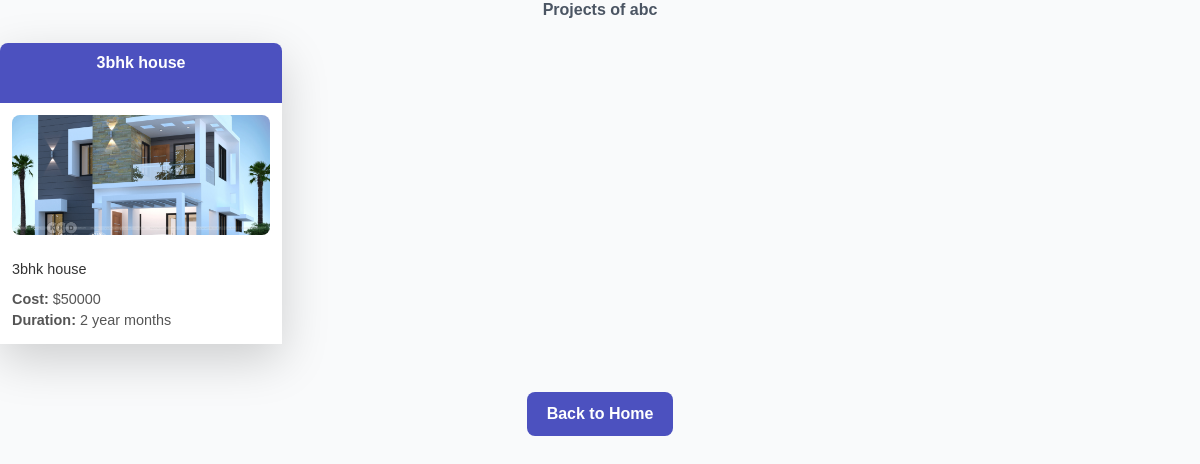
Page /view_projects/2/projects/ on the committed database.
### realapp/models.py (models this page shows, shortened)
class Construction(models.Model):
    name = models.CharField(max_length=255)
    address = models.CharField(max_length=500)
    phone_no = models.CharField(max_length=15)
    email = models.EmailField()
    website = models.URLField(blank=True, null=True)
    established_date = models.DateField()
    license_no = models.CharField(max_length=100, unique=True)
    password=models.CharField(max_length=10)

class Upldprojects(models.Model):
    company=models.ForeignKey(Construction,on_delete=models.CASCADE)
    project_description=models.CharField(max_length=225)
    project_cost=models.CharField(max_length=25)
    project_duration=models.CharField(max_length=25)
    project_image=models.ImageField(upload_to='images/')
    created_at=models.DateTimeField(auto_now_add=True)

### realapp/views.py (the view)
# urls.py: path('view_projects/<int:cid>/projects/', views.view_projects, name='view_projects'),
def view_projects(request, cid):
    constructor = get_object_or_404(Construction, id=cid)
    projects = Upldprojects.objects.filter(company=constructor)
    return render(request, 'view_projects.html', {'constructor': constructor, 'projects': projects})

### realapp/templates/view_projects.html (shortened to what this page needs)
<!DOCTYPE html>
<html lang="en">
<head>
    <script src="https://cdn.tailwindcss.com"></script>
    <link href="https://cdn.jsdelivr.net/npm/bootstrap@5.3.0-alpha1/dist/css/bootstrap.min.css" rel="stylesheet">
</head>
<body>
        <div class="text-center mb-4">
            <h1 class="font-bold text-gray-600">Projects of {{ constructor.name }}</h1>
        </div>
        <div class="row row-cols-1 row-cols-sm-2 row-cols-md-3 row-cols-lg-4 g-4">
            {% for project in projects %}
                <div class="col">
                    <div class="project-card shadow-lg">
                        <div class="project-header text-white">
                            <h2 class="font-bold">{{ project.project_description }}</h2>
                        </div>
                        <div class="project-body">
                            <img src="{{ project.project_image.url }}" alt="Project Image" class="project-image mb-4">
                            <p class="project-description">{{ project.project_description }}</p>
                            <p class="project-cost"><strong>Cost:</strong> ${{ project.project_cost }}</p>
                            <p class="project-duration"><strong>Duration:</strong> {{ project.project_duration }} months</p>
                        </div>
                    </div>
                </div>
            {% endfor %}
        </div>
        <div class="container py-5">
            <div class="text-center mb-4">
                <a href="/home/" class="back-home-btn">Back to Home</a>
            </div>
    </div>
</body>
</html>

### realapp/templates/view_projects.html (style rules this page uses)
body { background-color: #f9fafb; font-family: 'Arial', sans-serif; }
.project-card { border-radius: 8px; box-shadow: 0 4px 10px rgba(0, 0, 0, 0.1); transition: transform 0.3s ease; width: 100%; margin: 0 auto; }
.project-header { background-color: #4c51bf; color: white; padding: 10px; border-top-left-radius: 8px; border-top-right-radius: 8px; font-size: 1rem; text-align: center; height: 60px; }
.project-body { padding: 12px; background-color: #fff; height: calc(100% - 80px); overflow-y: auto; }
.project-description { font-size: 0.9rem; color: #333; margin-bottom: 8px; text-overflow: ellipsis; overflow: hidden; white-space: nowrap; }
.project-cost, .project-duration { font-size: 0.9rem; color: #555; }
.project-image { width: 100%; height: 120px; object-fit: cover; border-radius: 8px; margin-bottom: 10px; }
.row { display: flex; flex-wrap: wrap; justify-content: flex-start; }
.back-home-btn { background-color: #4c51bf; color: white; padding: 10px 20px; border-radius: 8px; text-align: center; font-weight: bold; text-decoration: none; display: inline-block; margin-bottom: 20px; transition: background-color 0.3s ease; }
h1 { font-weight: bold; color: #4b5563; }

### rows in the picture
Construction: name "abc"
Upldprojects: project_description "3bhk house", project_image (picture), project_cost "50000", project_duration "2 year"
